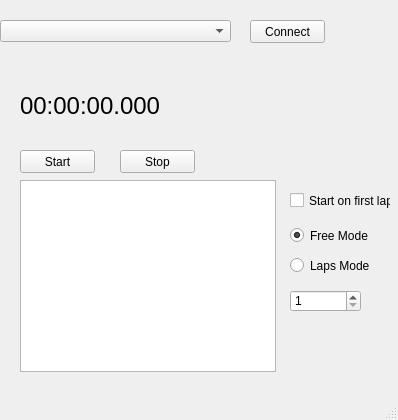
<?xml version="1.0" encoding="UTF-8"?>
<ui version="4.0">
 <class>MainWindow</class>
 <widget class="QMainWindow" name="MainWindow">
  <property name="geometry">
   <rect>
    <x>0</x>
    <y>0</y>
    <width>398</width>
    <height>420</height>
   </rect>
  </property>
  <property name="windowTitle">
   <string>Easy Race</string>
  </property>
  <widget class="QWidget" name="centralwidget">
   <widget class="QComboBox" name="comboSerial">
    <property name="geometry">
     <rect>
      <x>0</x>
      <y>20</y>
      <width>231</width>
      <height>22</height>
     </rect>
    </property>
   </widget>
   <widget class="QPushButton" name="btnConnect">
    <property name="geometry">
     <rect>
      <x>250</x>
      <y>20</y>
      <width>75</width>
      <height>23</height>
     </rect>
    </property>
    <property name="text">
     <string>Connect</string>
    </property>
   </widget>
   <widget class="QListWidget" name="listData">
    <property name="geometry">
     <rect>
      <x>20</x>
      <y>180</y>
      <width>256</width>
      <height>192</height>
     </rect>
    </property>
   </widget>
   <widget class="QLabel" name="labelClock">
    <property name="geometry">
     <rect>
      <x>20</x>
      <y>80</y>
      <width>141</width>
      <height>51</height>
     </rect>
    </property>
    <property name="font">
     <font>
      <pointsize>18</pointsize>
     </font>
    </property>
    <property name="text">
     <string>00:00:00.000</string>
    </property>
   </widget>
   <widget class="QPushButton" name="btnStart">
    <property name="geometry">
     <rect>
      <x>20</x>
      <y>150</y>
      <width>75</width>
      <height>23</height>
     </rect>
    </property>
    <property name="text">
     <string>Start</string>
    </property>
   </widget>
   <widget class="QPushButton" name="btnStop">
    <property name="geometry">
     <rect>
      <x>120</x>
      <y>150</y>
      <width>75</width>
      <height>23</height>
     </rect>
    </property>
    <property name="text">
     <string>Stop</string>
    </property>
   </widget>
   <widget class="QRadioButton" name="radioFreeMode">
    <property name="geometry">
     <rect>
      <x>290</x>
      <y>220</y>
      <width>91</width>
      <height>31</height>
     </rect>
    </property>
    <property name="text">
     <string>Free Mode</string>
    </property>
    <property name="checked">
     <bool>true</bool>
    </property>
   </widget>
   <widget class="QRadioButton" name="radioLapsMode">
    <property name="geometry">
     <rect>
      <x>290</x>
      <y>250</y>
      <width>91</width>
      <height>31</height>
     </rect>
    </property>
    <property name="text">
     <string>Laps Mode</string>
    </property>
   </widget>
   <widget class="QCheckBox" name="checkFirstLap">
    <property name="geometry">
     <rect>
      <x>290</x>
      <y>190</y>
      <width>101</width>
      <height>21</height>
     </rect>
    </property>
    <property name="text">
     <string>Start on first lap</string>
    </property>
   </widget>
   <widget class="QSpinBox" name="spinLaps">
    <property name="enabled">
     <bool>true</bool>
    </property>
    <property name="geometry">
     <rect>
      <x>290</x>
      <y>290</y>
      <width>71</width>
      <height>22</height>
     </rect>
    </property>
    <property name="minimum">
     <number>1</number>
    </property>
   </widget>
  </widget>
  <widget class="QStatusBar" name="statusbar"/>
 </widget>
 <resources/>
 <connections>
  <connection>
   <sender>radioFreeMode</sender>
   <signal>toggled(bool)</signal>
   <receiver>spinLaps</receiver>
   <slot>setHidden(bool)</slot>
   <hints>
    <hint type="sourcelabel">
     <x>335</x>
     <y>241</y>
    </hint>
    <hint type="destinationlabel">
     <x>340</x>
     <y>302</y>
    </hint>
   </hints>
  </connection>
 </connections>
</ui>
